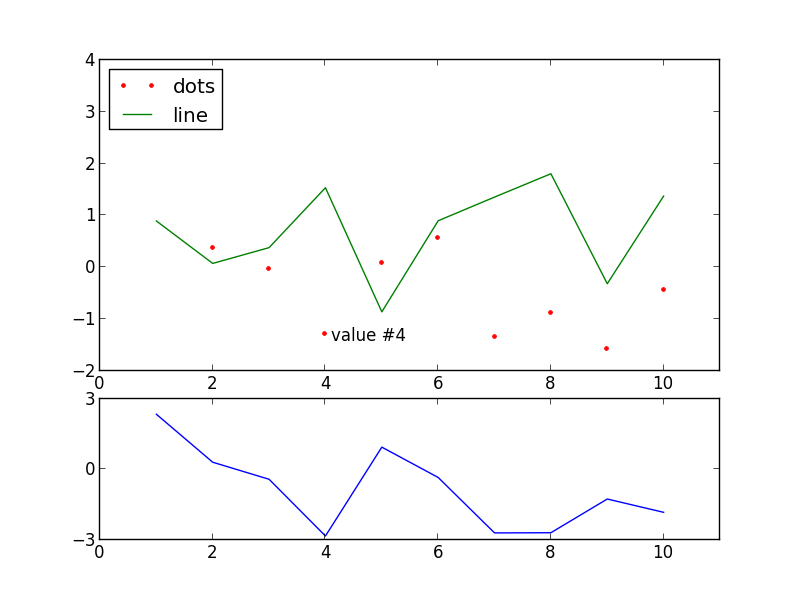

Generate this figure with Julia:
# PyPlot: needs Python and matplotlib installed
# [matplotlib.pyplot docs](http://matplotlib.org/api/pyplot_api.html)
import PyPlot
# plot 5 random numbers in [0,1], PyPlot.plot creates a new figure
PyPlot.plot(rand(5))
# labeling the axes, creating a title:
PyPlot.xlabel("x-axis")
PyPlot.ylabel("y-axis")
PyPlot.title("Random")
# creating the legend:
l = ["random data"]
# legend takes an array of strings, but since strings can be indexed to get
# chars (e.g. l[1] == 'r') the brackets are necessary
PyPlot.legend(l)

# create a new figure:
f = PyPlot.figure(2)
# generating data:
y1 = randn(10)
y2 = randn(10)
x = 1:10 # PyPlot can handle ranges as well as arrays
# setup a grid for plotting:
PyPlot.subplot2grid((3, 1), (0, 0), rowspan=2)
# options for plotting are passed as keyword-arguments:
PyPlot.plot(x, y1, c="red", marker=".", linestyle="None")
# a second plot will plot in an existing figure/subplot
PyPlot.plot(x, y2)
# add text to the plot:
PyPlot.text(x[4]+.1, y1[4], "value #4", verticalalignment="center")
# PyPlot will adjust the axes automatically, but xlim and ylim can explicitly
# change the smallest and largest value displayed on either axis
PyPlot.xlim([0, 11])
PyPlot.legend(["dots", "line"], loc="upper left")

# change into the other subplot:
PyPlot.subplot2grid((3, 1), (2, 0), rowspan=2)
# plot some more data into the lower subplot
PyPlot.plot(x, y1-y2)
PyPlot.xlim([0, 11])
PyPlot.ylim([-3, 3])
# change the ticks used on the y-axis
PyPlot.yticks([-3, 0, 3])
# save the current figure
PyPlot.savefig("pyplot.png")
